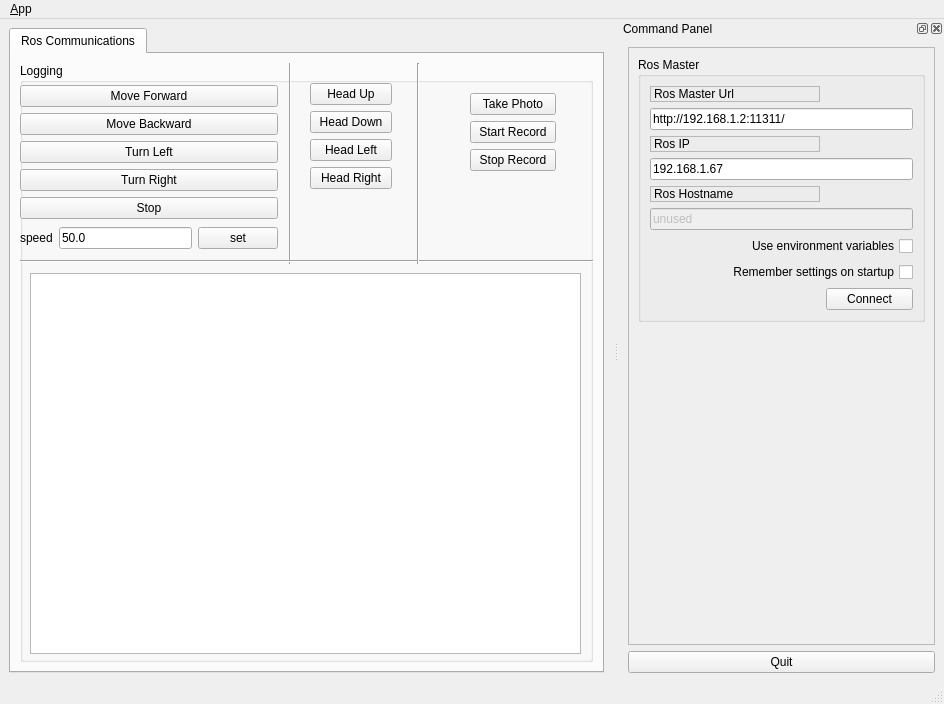
<?xml version="1.0" encoding="UTF-8"?>
<ui version="4.0">
 <class>MainWindowDesign</class>
 <widget class="QMainWindow" name="MainWindowDesign">
  <property name="geometry">
   <rect>
    <x>0</x>
    <y>0</y>
    <width>944</width>
    <height>704</height>
   </rect>
  </property>
  <property name="windowTitle">
   <string>QRosApp</string>
  </property>
  <property name="windowIcon">
   <iconset resource="../resources/images.qrc">
    <normaloff>:/images/icon.png</normaloff>:/images/icon.png</iconset>
  </property>
  <property name="locale">
   <locale language="English" country="Australia"/>
  </property>
  <widget class="QWidget" name="centralwidget">
   <layout class="QHBoxLayout">
    <item>
     <widget class="QTabWidget" name="tab_manager">
      <property name="minimumSize">
       <size>
        <width>100</width>
        <height>0</height>
       </size>
      </property>
      <property name="locale">
       <locale language="English" country="Australia"/>
      </property>
      <property name="currentIndex">
       <number>0</number>
      </property>
      <widget class="QWidget" name="tab_status">
       <attribute name="title">
        <string>Ros Communications</string>
       </attribute>
       <layout class="QVBoxLayout" name="verticalLayout_2">
        <item>
         <widget class="QGroupBox" name="groupBox_12">
          <property name="sizePolicy">
           <sizepolicy hsizetype="MinimumExpanding" vsizetype="Preferred">
            <horstretch>0</horstretch>
            <verstretch>0</verstretch>
           </sizepolicy>
          </property>
          <property name="title">
           <string>Logging</string>
          </property>
          <widget class="QListView" name="view_logging">
           <property name="geometry">
            <rect>
             <x>10</x>
             <y>210</y>
             <width>551</width>
             <height>381</height>
            </rect>
           </property>
          </widget>
          <widget class="Line" name="line">
           <property name="geometry">
            <rect>
             <x>260</x>
             <y>-10</y>
             <width>21</width>
             <height>211</height>
            </rect>
           </property>
           <property name="orientation">
            <enum>Qt::Vertical</enum>
           </property>
          </widget>
          <widget class="Line" name="line_2">
           <property name="geometry">
            <rect>
             <x>0</x>
             <y>190</y>
             <width>581</width>
             <height>16</height>
            </rect>
           </property>
           <property name="orientation">
            <enum>Qt::Horizontal</enum>
           </property>
          </widget>
          <widget class="Line" name="line_3">
           <property name="geometry">
            <rect>
             <x>390</x>
             <y>0</y>
             <width>16</width>
             <height>201</height>
            </rect>
           </property>
           <property name="orientation">
            <enum>Qt::Vertical</enum>
           </property>
          </widget>
          <widget class="QWidget" name="">
           <property name="geometry">
            <rect>
             <x>0</x>
             <y>20</y>
             <width>258</width>
             <height>168</height>
            </rect>
           </property>
           <layout class="QVBoxLayout" name="verticalLayout_5">
            <item>
             <layout class="QVBoxLayout" name="verticalLayout_4">
              <item>
               <widget class="QPushButton" name="move_forward_btn">
                <property name="text">
                 <string>Move Forward</string>
                </property>
               </widget>
              </item>
              <item>
               <widget class="QPushButton" name="move_backward_btn">
                <property name="text">
                 <string>Move Backward</string>
                </property>
               </widget>
              </item>
              <item>
               <widget class="QPushButton" name="turn_left_btn">
                <property name="text">
                 <string>Turn Left</string>
                </property>
               </widget>
              </item>
              <item>
               <widget class="QPushButton" name="turn_right_btn">
                <property name="text">
                 <string>Turn Right</string>
                </property>
               </widget>
              </item>
              <item>
               <widget class="QPushButton" name="stop_btn">
                <property name="text">
                 <string>Stop</string>
                </property>
               </widget>
              </item>
             </layout>
            </item>
            <item>
             <layout class="QHBoxLayout" name="horizontalLayout">
              <item>
               <widget class="QLabel" name="label_4">
                <property name="text">
                 <string>speed</string>
                </property>
               </widget>
              </item>
              <item>
               <widget class="QLineEdit" name="speed_edit">
                <property name="text">
                 <string>50.0</string>
                </property>
               </widget>
              </item>
              <item>
               <widget class="QPushButton" name="set_speed_btn">
                <property name="text">
                 <string>set</string>
                </property>
               </widget>
              </item>
             </layout>
            </item>
           </layout>
          </widget>
          <widget class="QWidget" name="">
           <property name="geometry">
            <rect>
             <x>290</x>
             <y>20</y>
             <width>82</width>
             <height>108</height>
            </rect>
           </property>
           <layout class="QVBoxLayout" name="verticalLayout_6">
            <item>
             <widget class="QPushButton" name="head_up_btn">
              <property name="text">
               <string>Head Up</string>
              </property>
             </widget>
            </item>
            <item>
             <widget class="QPushButton" name="head_down_btn">
              <property name="text">
               <string>Head Down</string>
              </property>
             </widget>
            </item>
            <item>
             <widget class="QPushButton" name="head_left_btn">
              <property name="text">
               <string>Head Left</string>
              </property>
             </widget>
            </item>
            <item>
             <widget class="QPushButton" name="head_right_btn">
              <property name="text">
               <string>Head Right</string>
              </property>
             </widget>
            </item>
           </layout>
          </widget>
          <widget class="QWidget" name="">
           <property name="geometry">
            <rect>
             <x>450</x>
             <y>30</y>
             <width>86</width>
             <height>80</height>
            </rect>
           </property>
           <layout class="QVBoxLayout" name="verticalLayout_7">
            <item>
             <widget class="QPushButton" name="take_photo_btn">
              <property name="text">
               <string>Take Photo</string>
              </property>
             </widget>
            </item>
            <item>
             <widget class="QPushButton" name="start_record_btn">
              <property name="text">
               <string>Start Record</string>
              </property>
             </widget>
            </item>
            <item>
             <widget class="QPushButton" name="stop_record_btn">
              <property name="text">
               <string>Stop Record</string>
              </property>
             </widget>
            </item>
           </layout>
          </widget>
         </widget>
        </item>
       </layout>
      </widget>
     </widget>
    </item>
   </layout>
  </widget>
  <widget class="QMenuBar" name="menubar">
   <property name="geometry">
    <rect>
     <x>0</x>
     <y>0</y>
     <width>944</width>
     <height>19</height>
    </rect>
   </property>
   <widget class="QMenu" name="menu_File">
    <property name="title">
     <string>&amp;App</string>
    </property>
    <addaction name="action_Preferences"/>
    <addaction name="separator"/>
    <addaction name="actionAbout"/>
    <addaction name="actionAbout_Qt"/>
    <addaction name="separator"/>
    <addaction name="action_Quit"/>
   </widget>
   <addaction name="menu_File"/>
  </widget>
  <widget class="QStatusBar" name="statusbar"/>
  <widget class="QDockWidget" name="dock_status">
   <property name="sizePolicy">
    <sizepolicy hsizetype="Minimum" vsizetype="Preferred">
     <horstretch>0</horstretch>
     <verstretch>0</verstretch>
    </sizepolicy>
   </property>
   <property name="minimumSize">
    <size>
     <width>325</width>
     <height>368</height>
    </size>
   </property>
   <property name="allowedAreas">
    <set>Qt::RightDockWidgetArea</set>
   </property>
   <property name="windowTitle">
    <string>Command Panel</string>
   </property>
   <attribute name="dockWidgetArea">
    <number>2</number>
   </attribute>
   <widget class="QWidget" name="dockWidgetContents_2">
    <layout class="QVBoxLayout" name="verticalLayout">
     <item>
      <widget class="QFrame" name="frame">
       <property name="sizePolicy">
        <sizepolicy hsizetype="Minimum" vsizetype="Preferred">
         <horstretch>0</horstretch>
         <verstretch>0</verstretch>
        </sizepolicy>
       </property>
       <property name="frameShape">
        <enum>QFrame::StyledPanel</enum>
       </property>
       <property name="frameShadow">
        <enum>QFrame::Raised</enum>
       </property>
       <layout class="QVBoxLayout" name="verticalLayout_3">
        <item>
         <widget class="QGroupBox" name="groupBox">
          <property name="title">
           <string>Ros Master</string>
          </property>
          <layout class="QGridLayout" name="gridLayout">
           <item row="0" column="0">
            <widget class="QLabel" name="label">
             <property name="frameShape">
              <enum>QFrame::StyledPanel</enum>
             </property>
             <property name="frameShadow">
              <enum>QFrame::Raised</enum>
             </property>
             <property name="text">
              <string>Ros Master Url</string>
             </property>
            </widget>
           </item>
           <item row="1" column="0" colspan="2">
            <widget class="QLineEdit" name="line_edit_master">
             <property name="text">
              <string>http://192.168.1.2:11311/</string>
             </property>
            </widget>
           </item>
           <item row="2" column="0">
            <widget class="QLabel" name="label_2">
             <property name="frameShape">
              <enum>QFrame::StyledPanel</enum>
             </property>
             <property name="frameShadow">
              <enum>QFrame::Raised</enum>
             </property>
             <property name="text">
              <string>Ros IP</string>
             </property>
            </widget>
           </item>
           <item row="3" column="0" colspan="2">
            <widget class="QLineEdit" name="line_edit_host">
             <property name="text">
              <string>192.168.1.67</string>
             </property>
            </widget>
           </item>
           <item row="4" column="0">
            <widget class="QLabel" name="label_3">
             <property name="frameShape">
              <enum>QFrame::StyledPanel</enum>
             </property>
             <property name="frameShadow">
              <enum>QFrame::Raised</enum>
             </property>
             <property name="text">
              <string>Ros Hostname</string>
             </property>
            </widget>
           </item>
           <item row="5" column="0" colspan="2">
            <widget class="QLineEdit" name="line_edit_topic">
             <property name="enabled">
              <bool>false</bool>
             </property>
             <property name="text">
              <string>unused</string>
             </property>
            </widget>
           </item>
           <item row="6" column="0" colspan="2">
            <widget class="QCheckBox" name="checkbox_use_environment">
             <property name="layoutDirection">
              <enum>Qt::RightToLeft</enum>
             </property>
             <property name="text">
              <string>Use environment variables</string>
             </property>
            </widget>
           </item>
           <item row="7" column="0" colspan="2">
            <widget class="QCheckBox" name="checkbox_remember_settings">
             <property name="layoutDirection">
              <enum>Qt::RightToLeft</enum>
             </property>
             <property name="text">
              <string>Remember settings on startup</string>
             </property>
            </widget>
           </item>
           <item row="8" column="0">
            <spacer name="horizontalSpacer">
             <property name="orientation">
              <enum>Qt::Horizontal</enum>
             </property>
             <property name="sizeHint" stdset="0">
              <size>
               <width>170</width>
               <height>21</height>
              </size>
             </property>
            </spacer>
           </item>
           <item row="8" column="1">
            <widget class="QPushButton" name="button_connect">
             <property name="enabled">
              <bool>true</bool>
             </property>
             <property name="sizePolicy">
              <sizepolicy hsizetype="MinimumExpanding" vsizetype="Fixed">
               <horstretch>0</horstretch>
               <verstretch>0</verstretch>
              </sizepolicy>
             </property>
             <property name="toolTip">
              <string>Set the target to the current joint trajectory state.</string>
             </property>
             <property name="statusTip">
              <string>Clear all waypoints and set the target to the current joint trajectory state.</string>
             </property>
             <property name="text">
              <string>Connect</string>
             </property>
            </widget>
           </item>
          </layout>
         </widget>
        </item>
        <item>
         <spacer name="verticalSpacer_3">
          <property name="orientation">
           <enum>Qt::Vertical</enum>
          </property>
          <property name="sizeHint" stdset="0">
           <size>
            <width>20</width>
            <height>233</height>
           </size>
          </property>
         </spacer>
        </item>
       </layout>
      </widget>
     </item>
     <item>
      <widget class="QPushButton" name="quit_button">
       <property name="sizePolicy">
        <sizepolicy hsizetype="MinimumExpanding" vsizetype="Fixed">
         <horstretch>0</horstretch>
         <verstretch>0</verstretch>
        </sizepolicy>
       </property>
       <property name="text">
        <string>Quit</string>
       </property>
      </widget>
     </item>
    </layout>
   </widget>
  </widget>
  <action name="action_Quit">
   <property name="text">
    <string>&amp;Quit</string>
   </property>
   <property name="shortcut">
    <string>Ctrl+Q</string>
   </property>
   <property name="shortcutContext">
    <enum>Qt::ApplicationShortcut</enum>
   </property>
  </action>
  <action name="action_Preferences">
   <property name="text">
    <string>&amp;Preferences</string>
   </property>
  </action>
  <action name="actionAbout">
   <property name="text">
    <string>&amp;About</string>
   </property>
  </action>
  <action name="actionAbout_Qt">
   <property name="text">
    <string>About &amp;Qt</string>
   </property>
  </action>
 </widget>
 <resources>
  <include location="../resources/images.qrc"/>
 </resources>
 <connections>
  <connection>
   <sender>action_Quit</sender>
   <signal>triggered()</signal>
   <receiver>MainWindowDesign</receiver>
   <slot>close()</slot>
   <hints>
    <hint type="sourcelabel">
     <x>-1</x>
     <y>-1</y>
    </hint>
    <hint type="destinationlabel">
     <x>399</x>
     <y>299</y>
    </hint>
   </hints>
  </connection>
  <connection>
   <sender>quit_button</sender>
   <signal>clicked()</signal>
   <receiver>MainWindowDesign</receiver>
   <slot>close()</slot>
   <hints>
    <hint type="sourcelabel">
     <x>859</x>
     <y>552</y>
    </hint>
    <hint type="destinationlabel">
     <x>469</x>
     <y>299</y>
    </hint>
   </hints>
  </connection>
 </connections>
</ui>
